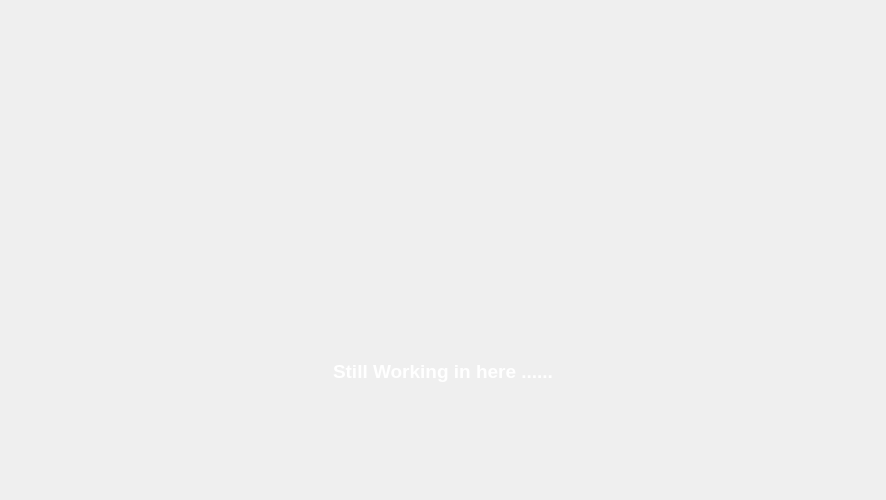
<?xml version="1.0" encoding="UTF-8"?>
<ui version="4.0">
 <class>NetworkPage</class>
 <widget class="QWidget" name="NetworkPage">
  <property name="geometry">
   <rect>
    <x>0</x>
    <y>0</y>
    <width>886</width>
    <height>500</height>
   </rect>
  </property>
  <property name="windowTitle">
   <string>Address Book</string>
  </property>
  <property name="styleSheet">
   <string notr="true">background-image:url(:/images/res/images/FlapXcoin/FlapX Art/space.png);</string>
  </property>
  <layout class="QGridLayout" name="gridLayout">
   <item row="0" column="2">
    <widget class="QLabel" name="label">
     <property name="maximumSize">
      <size>
       <width>600</width>
       <height>500</height>
      </size>
     </property>
     <property name="text">
      <string/>
     </property>
     <property name="pixmap">
      <pixmap resource="../bitcoin.qrc">:/images/res/images/art/networkpage.png</pixmap>
     </property>
     <property name="scaledContents">
      <bool>true</bool>
     </property>
    </widget>
   </item>
   <item row="0" column="0">
    <spacer name="horizontalSpacer">
     <property name="orientation">
      <enum>Qt::Horizontal</enum>
     </property>
     <property name="sizeHint" stdset="0">
      <size>
       <width>40</width>
       <height>20</height>
      </size>
     </property>
    </spacer>
   </item>
   <item row="0" column="3">
    <spacer name="horizontalSpacer_2">
     <property name="orientation">
      <enum>Qt::Horizontal</enum>
     </property>
     <property name="sizeHint" stdset="0">
      <size>
       <width>40</width>
       <height>20</height>
      </size>
     </property>
    </spacer>
   </item>
   <item row="1" column="2">
    <widget class="QLabel" name="label_2">
     <property name="palette">
      <palette>
       <active>
        <colorrole role="WindowText">
         <brush brushstyle="SolidPattern">
          <color alpha="255">
           <red>255</red>
           <green>255</green>
           <blue>255</blue>
          </color>
         </brush>
        </colorrole>
       </active>
       <inactive>
        <colorrole role="WindowText">
         <brush brushstyle="SolidPattern">
          <color alpha="255">
           <red>255</red>
           <green>255</green>
           <blue>255</blue>
          </color>
         </brush>
        </colorrole>
       </inactive>
       <disabled>
        <colorrole role="WindowText">
         <brush brushstyle="SolidPattern">
          <color alpha="255">
           <red>159</red>
           <green>158</green>
           <blue>158</blue>
          </color>
         </brush>
        </colorrole>
       </disabled>
      </palette>
     </property>
     <property name="font">
      <font>
       <pointsize>14</pointsize>
       <weight>75</weight>
       <italic>false</italic>
       <bold>true</bold>
      </font>
     </property>
     <property name="text">
      <string>Still Working in here ......</string>
     </property>
    </widget>
   </item>
  </layout>
 </widget>
 <resources>
  <include location="../bitcoin.qrc"/>
 </resources>
 <connections/>
</ui>
